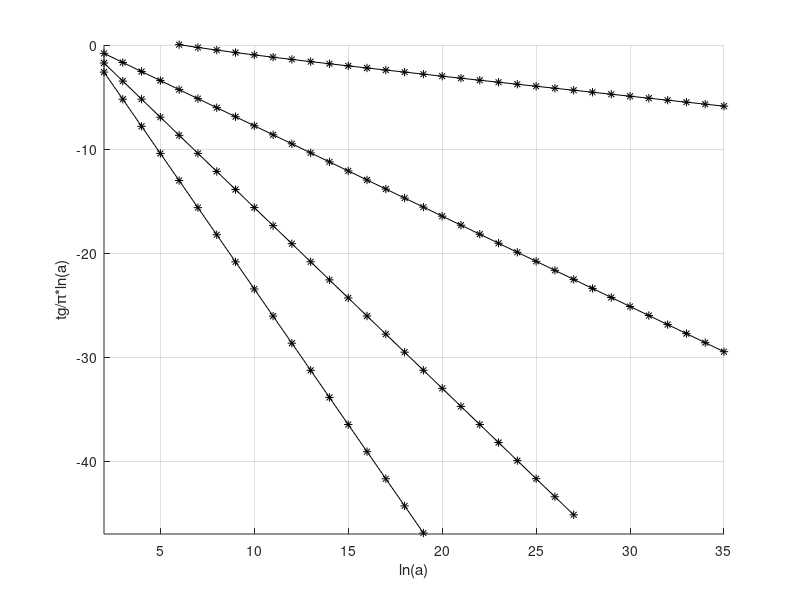

Recreate this plot in MATLAB.
%% n = 1
clc
clear all
close all

format long
%% a = 1.1

d = [4.761904761904757473939856371261288219683109834513380537581044000292281918
2.864323106014945982349844439942969276080475064321830991753696165028166975
1.93251278840337509034531704871668243617181716036267171045600709938813846
1.386673226903504828897711267003321015636311741247785443536963371786581366
1.033469263716347969744357543418801845986981631063532710398407082380431292
0.789991533397069904553517704806126021852591683957423008441153043571329514
0.614747317542262863296495712588679701203218269257397634687905204943263542
0.484657911111870286158551954073230530753773665926750662508753081906993795
0.385857707473261244785186768999971925769704876591620579112002375766347111
0.309511891205595615692134171848425908823151969407637933239026659534907817
0.249725057350200095382278523655969556684043690631634710922432037631939307
0.202414752350216300166718464036454703925417592432330082466873312507857341
0.164667390814216596261493206542113958640126202621035076865447537015989346
0.134351386383209122970977158866973973604189235393450071645512746386719937
0.109874939350245705320643612476656682893919331493274657261653188742246702
0.0900289116007789840802788774229473338576391345939353354608905781437198
0.073881710386050225115287273505739422740557206261548514826210869197868502
0.060707041821881222231138616142624100515976228470042921862041664034999023
0.049933058557565639635815147293802629988577782053907598662579690997677348
0.041105802453020508516829350402320084096145482171330733191138105149993739
0.033862426817782232780493667068346026627549231485686251534344493395977516
0.027911253611647715588660851380075521545145323780265300699282603497397612
0.023016701407494458165212698068398250415312120121543167649885919725919078
0.018987746419250884086278798428342217355195819594015270985793789506222556
0.015668987937970093435264003975602715718924107837170034931151674843004298
0.012933661901396835979907115493791960495702007081915293563613133912623389
0.010678131057683272124574099626397794782514800921854515752868795978153145
0.008817507644445544185854550372289270783733700857513335965264538966073137
0.007282153883640056184894379685551803498110635110569751014686303835922231
0.006014869238298506571352693970569673036321630159203531573945759080280638
0.004968619364095589422125693799168083890170385349010673072690305724149953
0.004104695379444518261917913930148376106146095986569506668825348229879604
0.003391217084933827247380014872412401845672291777952239064243997638048589
0.002801912553764618153717978587013792898637181981659139286701251230396906
0.002315120796886693340018084976808445804556875430630617537768643637043834
0.001912975176586661030670837660182651970772310127566658725810965998297391
0.001580733749795238949851549280509435411511222657605579065202380551710353
0.001306229377684603678578435300661851490461256169949859124508304226662488
0.001079417685050619843564832703925902369953366774491079159326472473059772
0.000892005118088683723361087543780073727646875673505785481575245193361999
0.000737142675523627273210643706331877197059649054754865168865676562710407
0.000609173558529445254615324378141351246247206911414027607900017261258521
0.000503425138536563232803874509065275777162970879395282245846179972088306
0.000416037385659966714241081277551166342791768108970947318953107065804832
0.000343821316846396676326970105732198617451926107007103625458379260183603
0.00028414217660584748698500914905650824984906035927704405630501210536405
0.000234823005289165119838434858691146697933211097181123289658215227568747
0.000194065020677411340845138544836600466974856660269767175851103826982478
0.000160381870367514779453045303217513284679129063082466631743838316301033
0.000132545330900082710333453678032740543915633970051011963615953809668446
0.000109540455586267114445124906667209383344526651894095151467473432558867
9.0528523381008337464711503625994763234122687343027290231727571064565e-05
7.4816429579163292662802174885475268389516375633506147393596492024032e-05
6.1831396697595497782759764723608094446398867401497319165730792588324e-05
5.1100079723246285555998196594319075619819437950939891650199178127833e-05
4.2231301373760218229741147914872986308307411269940332044942099173815e-05
3.4901786211047139354116307399830674625877669612484700724052806715917e-05
2.884437235525579640683398331437897338480016837652766600949363365356e-05
2.3838270262565764348569213180017132088960258730324242264370843992286e-05
1.9701012922581626264695400119136974743480041915179861590866171488187e-05
1.6281803671373634177268862184857486142461765708291249366091125506992e-05
1.345601888680363708992668160596346175611321229585257410617603824314e-05
1.1120665014569969146164826247623317991372124827543455008998741001001e-05
9.190624217108730884961817275302612347941830225356652224749882281194e-06
7.595551722134309123948910454517141165904798005669255565844927661679e-06
6.27731172850348879749167120933848829070036439396028679863858725194e-06
5.187858375219259130397139685268306048279247582707458844741503574671e-06
4.287484513755449583707427794289291976805008434253449138037562022531e-06
3.543374438145658633819612572513044281910661259442266602435409349442e-06
2.928407811693045730573100251885019724750395295805748353615518302403e-06
2.420171188631504053939513859443015650513014413774401287733265025064e-06
2.000141098063652354765822191421645239616453015681424069313128280645e-06
1.653008912309916676688039291402696095543845301938969516467814948352e-06
1.366122890684761006289949542091171466077862788522626842848642891799e-06
1.129027061258547433866392745056032481742625004684639959330908295606e-06
9.33080133185788893877734297160832513593885239739175902726825748611e-07
7.71140549432724484065646271954096077765475708036384070387280818168e-07
6.37306200606283818544210586747287301179540708299303673343910924202e-07
5.26699312983602717713507791983686400738742879917568289926736299384e-07
4.35288670411671459760930451700438509547678130840055503698349278514e-07
3.59742690522228453198485568253652264016088252677972283480359763685e-07
2.97308000296811998677726045494607499562739380453193697354124869661e-07
2.4570908541759331158795507730028551224259039110192535292226341694e-07
2.03065355930941447553700148503096724561500743216629264726873795683e-07
1.67822605531131793979513419385790478847634812273541766323127113103e-07
1.38696366379626877177352474495803117172411610161532394411542690775e-07
1.14625094933015846380470401479548267678696221513131476737279984858e-07
9.4731482562977409740895541345338849607890795003493552444672729208e-08
7.8290480874574490003168559570641024828556615408628752705785955264e-08
6.4702876358038046863628936316237737799699754046308710980949571451e-08
5.3473451263859982165514054004806742483278262020544547004109387416e-08
4.4192934743229238113778132963204941980544351981246487017488986187e-08
3.6523086437898171941817709666388855212599906095080626514199928303e-08
3.0184368870365888021546346213481071143759434817135641107385403988e-08
2.4945759337864882172723163151341510252803873635961861926212558766e-08
2.061632999090553059289535646065278860658293092298068703018623119e-08
1.7038289221096872483999717804643800420669865808357706694446808423e-08
1.4081230742395895775603232859814753820310854809660745590713490845e-08
1.1637380765970797442170140951406823679275908790284345014163972874e-08
9.617670045731766063052229414020331574938049293948463527315303957e-09
7.948487635097249154920559756336917349960693619388151147622160253e-09
6.568998041434524459493401599788918069421869021738286784170315313e-09
5.428923998384934212435225493338455314120326840571369340379110812e-09
4.486714046339148298253878005798384079013645577392729344811434814e-09
3.708028136163858918558643689706324252387654817615332316699150069e-09
3.064486062052972878002230346738759341696730058744750436179231863e-09
2.532633108525190907529436038082054885406212576105675301269244342e-09
2.093085213240887569901758042098376398861315911077904601209055433e-09
1.729822489997390130760671985166959331010290321270551393133124551e-09
1.429605363440001957532017739215904992018048075496209028002943872e-09
1.181492035768183565382054735979766484122108594771669168538526222e-09
9.76439698891371884009575193182244420366799665686476369132252883e-10
8.0697495769958468807986535479522217824062672866731645271156359e-10
6.6692145260202019421402677006355293808319332839514778277860121e-10
5.51174754187678259968148307250300856635264662202273660651540595e-10
4.55516325755223906009062969068842932678366774844171621731861808e-10
3.76459773337957862247468572022979881780424401720283852371027286e-10
3.11123779608948942757469911686180344076321639659406633324427558e-10
2.57127090579625817465093418597220662297383009657818343732338522e-10
2.1250172774746590446242774922809329676765357616217356937815899e-10
1.75621262598280696480851396673949174322792096751821951694221894e-10
1.45141539335420286849117668077260333259637558121929738423864032e-10
1.19951685399806547235302672130513642257579153899818204863803722e-10
9.9133624296426934319936498572016321046617256740654273594728925e-11
8.1928615120376161905700896219156417285837546493812288033434302e-11
6.7709599272602499643118872471110355924603058410169130636886204e-11
5.5958346505985500703382163979775470794182643682502118274979473e-11
4.6246567360115358992218085883833111292053812122299926733949489e-11
3.8220303603262308709683612040387806763618580349543567443575732e-11
3.1587027771196351217949615155455645005111644696508830514938986e-11
2.6104981629023134278807754686813677149475412435605062576092836e-11
2.1574364982619515266944146577420652275994607652782869591133387e-11
1.7830053704614015894032823467923532667156530688104829122316604e-11
1.4735581574040534818532083041856763949014140589267361248268944e-11
1.217816659010204992068934853322190676449627257521727499800644e-11
1.006460048767801750809955974059586266801335432085773463635495e-11
8.317851642702529737745676467705353043858923243350134399796458e-12
6.874257555948012471652258582805862824155458801774521289346547e-12
5.681204591689504414819715194020107945745923848025304474355382e-12
4.695210406352866794254043901442119221322553085608138974252481e-12
3.880339178802590758676951597775674036148159135448413015917409e-12
3.206891883306948501518584413066229811666551952388700555896109e-12
2.650323870500942444343038491984546152171030580094552073363468e-12
2.190350306198669749529461088303742887516035701487086714392367e-12
1.810206864626688125893041818055576576647467476221141850133444e-12
1.496038731096223552923877807838816170080004371899945945682202e-12
1.236395645533923593707742209185394931185066193215527344407469e-12
1.021814583085787888916007339857605465851564875983274026496202e-12
8.44474862054302255532591805922510152709012114698586396047168e-13
6.97913109135740591462358632728741325997691614688813127242244e-13
5.76787693500580353405185866943086011724626126477315396154577e-13
4.76684044215333995222650105844648102993581702895290558446641e-13
3.93953755549847994881082027110808093591203997756857949650232e-13
3.2558161615688904402581384071468551504237824699303322327283e-13
2.69075715832132782550802285204542759249161570650644675647588e-13
2.22376624654650457281502513673959474526407790300486584429813e-13
1.83782334425327717273464524267402990778423244580993654922851e-13
1.5188622679778928523385506659036649571134323175253139237027e-13
1.25525807270898718213999815183867659682591204043108179682629e-13
1.03740336587518562438095878418979664046472968768971379002088e-13
8.573581536158487647043917203082188104586493408326219255203e-14
7.085604575337544245636222819435880335306538462120234839645e-14
5.855871549865705515905080663014140729905036530435726578394e-14
4.8395632643517997032880265676989002399716147985387644906412e-14
3.9996390614477525030589136087437827162125170562513600822294e-14
3.3054868276427597474889394431681738015708595680018837630766e-14
2.7318072955725211844607280611971133302570948393926449774516e-14
2.2576919798119957708376634050232253543174896822566756806191e-14
1.8658611403404887631272586326322127436218003248189009791794e-14
1.5420340002813931634741822778710738770201399674802927330993e-14
1.2744082646953645017267094633593843083728340358237569605128e-14
1.0532299708226140665206238222954780756381696244652884942944e-14
8.704379924153826655350944419034787542265095602352736162677e-15
7.193702416656049008018105565486391371820275191973114614755e-15
5.945208608806647754045734914432147943570608578042779311207e-15
4.913395544468300841529497190200028571541322496425467260015e-15
4.060657474767188555557947031850168788923717719746689413134e-15
3.355915268402633557785268309312647282776389953568642517876e-15
2.773483692894737298692813141753327891035661169757080555609e-15
2.292135283384079542754942631429862733063903578872368324875e-15
1.894326680482709719017894172652394285907052299652314485756e-15
1.565559240068354653968621231043546184828256388098370590185e-15
1.293850611626739015432538768094694396594643842393464865831e-15
1.069298026137800557874026261880317765671424018596809621196e-15
8.83717376973388673887598307136066942925858927595392053858e-16
7.30344939647428487478828150339064111830764695285688632821e-16
6.03590859212750684007311330259363450457440816013804682479e-16
4.98835420836983932169126849532330474790500806585519817285e-16
4.12260678377672588489482688728742551719525063823778769463e-16
3.40711304444357445097266682229299054443006769428089849943e-16
2.81579590449882133025294626988922373080925772880241024168e-16
2.32710405330481058948227566565179642133413825161144938691e-16
1.92322649033455386046068114086329279194729579372471091174e-16
1.58944338044177976928723195772181281543465912468948496832e-16
1.31358957061304090311839994361251671573863232770082408798e-16
1.08561121538267824581826600239220387612047252049986769099e-16
8.9719935155593228202552721189412253266798830823047799351e-17
7.4148706740159680232893984024663573887925093845458489575e-17
6.127992292575179159262519957984329212113261354261935578e-17
5.0644564401447753224638793915797222378043280638552058554e-17
4.1855011902022929623783937034659470348764779877847611653e-17
3.4590918927291671675347247636573210774550584923574700193e-17
2.8587536303546831401156269370884626325588044460276242923e-17
2.3626063060782501421869332263059044434770691589890953562e-17
1.952567195105991534110106844885957968545570428592460652e-17
1.6136918967818109221503339574054180205975297435126605972e-17
1.3336296667618269913348291498833863654592432387289932561e-17
1.1021732783155593178299716009736839412558361271075160197e-17
9.108870068723629247019395086849783523933921978747049534e-18
7.527991792333576669040978083376552377099843227395943466e-18
6.221480820110392932989973908990765068323391528538696665e-18
5.141719686041646219224877951164301234979028668213267765e-18
4.249355112431111889940427636329365569356894120218412271e-18
3.511863729281910084551110065232116539401497233199558837e-18
2.90236671841480125327461539228184789362449689867698784e-18
2.398650180508099821420362455490530333400491212370936657e-18
1.982355521081073912080781274080458831437420689609729869e-18
1.638310348000887265824428030894039847994333627390450356e-18
1.353975494215609091775079793658723798120596139431927045e-18
1.118988011748437085108836220248953338465213302963774325e-18
9.24783480783832152321077716752777944032978856576804104e-19
7.64283868416390085052412844804899791151348450629829244e-19
6.31639560674702447590613710191543027598104650989568566e-19
5.22016165846861442609680794806346366244168295469288169e-19
4.31418318881703601892119049539988485608327591455566765e-19
3.56544065191490522486825571066466235518880489885591663e-19
2.94664516687182202396376991767676350019816979416695694e-19
2.43524393956348888268656077950722858421544883116681509e-19
2.0125982971599078424626331264073490335707596959544167e-19
1.66330437781810538629949741269101518214004637801049442e-19
1.3746317172050455517981498919086016123599412988679422e-19
1.13605927041739283454394918390927780932673479327333396e-19
9.3889195902263855460746025170816534456083514104050414e-20
7.759437677873044652741367889325967759943932884960102e-20
6.4127584114653251236742861183449362629454941954778326e-20
5.2998003400539868496404689592600000217066443280195872e-20
4.3800002810363520609666372722790147149450159666779075e-20
3.6198349430052490525938265415085264951466497055303214e-20
2.9915991264506185686176064955417056147093941381729001e-20
2.472395972273238087195251049208967093080600096302824e-20
2.043302456424163378455106089724936642980983260784424e-20
1.6886797160530273127975813234973220533765337140670164e-20
1.3956030711182041653682192136062056343562584757317292e-20
1.1533909678662842479297164358311291212935449264104173e-20
9.532156759225488112983812726586709592394619596651645e-21
7.877815503492137664179684153319593094829547823438492e-21
6.510591325200112720669531668496233055658416188174438e-21
5.380653987768687329992096388518269749393167995036229e-21
4.446821477494782199243165979403785522021481268877952e-21
3.675059072309736761270924029303287380940551273871273e-21
3.037238902735319146938555892056611880381335498196034e-21
2.510114795649023683027501747465458926225207931503001e-21
2.074475037726465518740607926533126227973560386888379e-21
1.714442179939227424578140365379633081729216275867518e-21
1.416894363586138138609760542944378561258036035834372e-21
1.170987077343915627933556594151628205327592882269784e-21
9.67757915160260693251467643652462363610705699279285e-22
7.99799929884512840471971717927010969096598209327736e-22
6.60991677590506372987307341291368875326686947000245e-22
5.46274113711162203508859207996992203645040026304413e-22
4.51466209678646376274938799854214949335397134079711e-22
3.73112569982352316833888911182493513933317235054215e-22
3.08357495853183683124837882090020076500337251081933e-22
2.54840905663788126718271061307158471331448220566613e-22
2.1061231873040337649981516440982038598150263645602e-22
1.74059767545787886354267141389563980628446085726984e-22
1.43851047558502362186675720454946692959810157207802e-22
1.1888516327148953632777031284580886390500424499088e-22
9.8252201050817782751539320173500665950388504482258e-23
8.120016615770063378932793839707420652584548785181e-23
6.710757533694266171616311885691840356205930408304e-23
5.5460806063588967668729526057939237437664625190639e-23
4.583537691205699067151314499155484225039215863051e-23
3.7880476786823953115451353557952282513188742087028e-23
3.130617916266441900681590004260113784141545245903e-23
2.5872875341044970207665558433394575771692993565595e-23
2.1382541604169393412837077196939002524449026324073e-23
1.7671521986916851206475088796374440221558144043648e-23
1.4604563625551114341119215847149134266339665666478e-23
1.2069887293843894200555575309023440142729137033388e-23
9.975113465986687811095744353349909586966270149088e-24
8.243895426435277851441928837947567098449761623149e-24
6.813136716062212000132316638647977882574796378744e-24
5.630691500877860247850746775395800933670255412932e-24
4.653464050312280445096981893633748818200159964059e-24
3.84583805810932206084553639731761407560073551162e-24
3.178378560420926809746066855416548284262605451834e-24
2.626759140843740740891978412932908416949452445743e-24
2.170875323011355633640134582041004604238699693133e-24
1.79411183719946717609258067730834052907479264925e-24
1.48273705553674949286518046668692988923242266899e-24
1.225402525236982854068134755784974381724801161971e-24
1.012729359699985666265764409724081965702622753703e-24
8.36966412975194630349713227384293194568763677505e-25
6.91707779318342558008702694163303614267124934073e-25
5.71659321750696236617271567542153767256786200579e-25
4.72445720455120780414653716146320391911403858011e-25
3.9045100864059562324034589849460860607882400336e-25
3.22686784000492198502140127896172939760891539487e-25
2.66683292562390203630102597562983514664533452767e-25
2.20399415340818314515885635971202442737678837341e-25
1.82148277141172131342354103173727069234238963964e-25
1.5053576623237363795684126382848290215208698714e-25
1.24409724158986457559730725868042898876944026567e-25
1.02817953850402014437338360140045343734078404961e-25
8.4973515578844626308741278520471728821340751449e-26
7.0226045932929431889772238251200354570097687981e-26
5.8038054490024314503454366604635198195563658167e-26
4.7965334289276285232284221705644959143592487045e-26
3.964077213989774998884874664909274708140421181e-26
3.2760968710659292220975169193714671147854893828e-26
2.7075180752610980934301729950901597821497077994e-26
2.2376182440174360795051579333444678271159942822e-26
1.8492712760474675356685398569786865794820099298e-26
1.5283233686342704438308233872184692992440151244e-26
1.263077164160553881840074271263005757007279562e-26
1.0438654249260774197269014067047374310303634522e-26
8.626986982860142571539014638207361569549500301e-27
7.129741308148877006936275772761380219843845145e-27
5.892348188552789963285822507267162059434517975e-27
4.869709246737842158469650089145715156257077889e-27
4.024553096477554852954532278491157800706931782e-27
3.326076939237648101687260450192124398111405614e-27
2.748823916725328565759605225868932705046927723e-27
2.271755303078783571785386378363239486248332574e-27
1.877483721552713392501215634091396464124620727e-27
1.551639439299762883728949836902116421890714635e-27
1.282346644049390605916838311215166981242884454e-27
1.059790614916851569284747541925502220780907803e-27
8.75860012327976362101120647680445740065378159e-28
7.23851249857831587323245970547315193963759979e-28
5.98224173436224355727842771023986079998365124e-28
4.94400143335722528200350751546653048987754435e-28
4.08595159781588800298481010672264907527649389e-28
3.37681950232717962244363973966890079813346005e-28
2.79075991927866039432333724698554426356150318e-28
2.30641315642864458153052141114914409088062906e-28
1.90612657556086298270645759717024458243017364e-28
1.57531121947178733462134142068184137682272961e-28
1.30191009873701411589180291024809528660059292e-28
1.07595875928678835177707917637507865548520404e-28
8.8922211511304808101135762351626140528726135e-29
7.3489431001078341935004868010616435992553521e-29
6.0735066943039942204477848668046427157796599e-29
5.0194270200859448261615685833811007148551734e-29
4.1482867934594578641234964243927183040279431e-29
3.4283361929417001605199732009791900588390608e-29
2.8333356966460327329655342680737038133039058e-29
2.3415997492942415499328049502587397005276283e-29
1.9352064043754059271032400187637853192242099e-29
1.5993441358474426566880922717533685112257952e-29
1.3217720130970598334006852529254140165173473e-29
1.092373564543024479298931794453415588959689e-29
9.027880698702680189213371283308125607335003e-30
7.461058428679899777957134458356884249755801e-30
6.166163990644544275283719763240743558545538e-30
5.096003298053341553329326800196029635955244e-30
4.211572973597802256521583971547666889574147e-30
3.480638821155207914386248487460988881912756e-30
2.876561009219179630006923958524784956051501e-30
2.377323148115024103702279551782561917585033e-30
1.964729874475226214707050444920210085331678e-30
1.623743697913409832585740403366127063684078e-30
1.341936940424305430059723605550759312275827e-30
1.109038793739095217648241733319687491239783e-30
9.16560986561235569051991932783128335818774e-31
7.57488418645649108296959732077438029184793e-31
6.26023486484007426423502915500369638231301e-31
5.17374782218187872172609448650760614278633e-31
4.27582464643130403820921950215774293397807e-31
3.53373937721595317993321270840712916670941e-31
2.92044576629417571014900298391383182814017e-31
2.41359154239188036242563658775514084979515e-31
1.99470375404287601046447481247470257812728e-31
1.64851549920898817218659413429263892497168e-31
1.36240950347850240163040980156356582379657e-31
1.12595826733760510877603825423231859796692e-31
9.3054402259306192309787773012402731958587e-32
7.6904464677112543208853620857756733840656e-32
6.3557408824059942801473936494436702685847e-32
5.2526784152115646725437679369269390524001e-32
4.3410565414971601853756743682988672775421e-32
3.5876500342951731275632606291343509602776e-32
2.9650000283431178084334487585869688916279e-32
2.4504132465645597765492012259763165823436e-32
2.0251349145161647775531851294099562046445e-32
1.673665218608400372330788142024181071848e-32
1.3831943955441323157484613742792029509229e-32
1.1431358640860595804798090980575470953534e-32
9.447403835421978478332605373851597381787e-33
7.807771764811551200578386080703601263866e-33
6.452703937860785074152783223104226384778e-33
5.33281317178577192737610152288048616374e-33
4.407283613046091790244780635807203977428e-33
3.642383151277761221922183206539809161693e-33
3.010234009320463333656788125466721752357e-33
2.487796701917737890531551659703279383161e-33
2.056030332163419412218815363787707813413e-33
1.699198621622660396856759900149417540292e-33
1.404296381506330679717604127262225164094e-33
1.16057552190605822557191630654955787689e-33
9.59153323889304163763700483025942875749e-34
7.92688697429176866837128184671428408405e-34
6.55114625974526230436548192083649835842e-34
5.41417046259938945986830748010818106667e-34
4.47452104347056907896716514134363435289e-34
3.69795127559551103833907262715296734598e-34
3.05615807900455408360998660008909668813e-34
2.52575047851615999180186322714243667119e-34
2.08739708968277651564242301663158751317e-34
1.72512156172130262690506222888028312665e-34
1.42572029894322508125664275980461032951e-34
1.17828123879605359588555084067729150312e-34
9.7378614776533339306417903833882463586e-35
8.0478194030192829405818943231845245208e-35
6.6510904157184145793090760283922530746e-35
5.4967689386102590952435574267141586751e-35
4.5427842467853373616422059807950497679e-35
3.7543671461035839901172056083232799869e-35
3.1027827653748623006908337696028880486e-35
2.5642832771693072724230783042021132634e-35
2.1192423778258734366320820069549844465e-35
1.7514399816742752846298578071315300183e-35
1.4474710592349380180125587519576142447e-35
1.1962570737478824663346403029171956425e-35
9.88642209708993614177502977649568818e-36
8.17059677445449135970854479196713385e-36
6.752559317730983504350621852892498723e-36
5.580627535314861499091629673917957269e-36
4.612088872161041816440957498905369587e-36
3.811643696000860389792751907974113056e-36
3.150118757025503945671452967524675175e-36
2.603403931426035898321311738128382367e-36
2.15157349704631031231895678423843289e-36
1.778159914914305756089490398389956765e-36
1.469553648689508652016707432404850658e-36
1.214507147677279681572975538627058475e-36
1.003724915435768169790272983634409468e-36
8.29524723500634717108310183760091537e-37
6.85557622727797176157890471234916379e-37
5.66576547708923194586301992504591168e-37
4.68245080751176118257617138406624203e-37
3.86979405579484332762208051760935744e-37
3.19817690561557248157189768644280035e-37
2.64312140959964625215630236362797466e-37
2.18439785917326101266748756029239069e-37
1.80528748692005013216250844845996365e-37
1.49197312968599160382888772722599575e-37
1.23303564436858790321936757616329028e-37
1.0190377226186675240503204659102717e-37
8.4217993604848542203108306347903367e-38
6.9601647607312833567721178498014226e-38
5.7522022815961010199299120741837424e-38
4.7538861831372728035307703149999582e-38
3.928831556311795071918055972134438e-38
3.2469682283568549079177202069813803e-38
2.6834448168238465988695675875988867e-38
2.2177229891106166665530129434665426e-38
1.8328289166203440573282988242163523e-38
1.5147346418349948448325755799240927e-38
1.2518468114338798355967141634108896e-38
1.034584141680892259705763549975575e-38
8.550282162652000771865568577614316e-39
7.066348894753718511007435805269938e-39
5.83995776425927055927076892538873e-39
4.826411375420883985675462487462776e-39
3.988769731752796043310449951249135e-39
3.296503910539500334699686781890142e-39
2.724383397140082485837718163390587e-39
2.25155652656205128190484411593066e-39
1.860790517819876795305455537220476e-39
1.537843403156922726768015452147059e-39
1.270944961286712795675172111570244e-39
1.050367736600588921115428988473596e-39
8.68072509587263434211957193913467e-40
7.17415297179556444405738587980855e-40
5.92905204280625067820166269227881e-40
4.90004301058367748267843362870022e-40
4.0496223227964270437749941971683e-40
3.34679530809622018163429862214915e-40
2.7659465356167104707489523041615e-40
2.28590622778240500087823758142024e-40
1.88917870064661474260434787207792e-40
1.56130471127819368571742659639058e-40
1.29033447213073831359508114048188e-40
1.06639212572788267321945492015314e-40
8.8131580638667969726970640031165e-41
7.2836017056750371141992871728574e-41
6.0195055418801944849118580469564e-41
4.9747979684960272150338940088449e-41
4.1114032797487816994196861277066e-41
3.3978539502056126139004379597693e-41
2.8081437605005065180539601231156e-41
2.3207799673557907802031815017266e-41
1.9179999730213149957973183000651e-41
1.5851239446457151965223076235237e-41
1.3100197889634013275389117726632e-41
1.0826609826143816096647995471753e-41
8.947611426565140779459209443746e-42
7.394720187243921508630374021093e-42
6.111338997722252658189632240926e-42
5.050693386547318926100122980479e-42
4.174126765741589147930151449243e-42
3.449691541935200818782704203936e-42
2.85098474540099549970531979875e-42
2.356185740000825711509987996482e-42
1.947260942149445619332190824762e-42
1.609306563759875189379014556302e-42
1.330005424594940844673540550589e-42
1.099178036855325572470952305487e-42
9.08411600706912670133249214096e-43
7.50753389013983612555125795084e-43
6.20457346292554373632301780872e-43
5.12774666357488629192761294156e-43
4.23780715997929916106187591396e-43
3.50231996692509253975297376147e-43
2.89447931150839058387141649722e-43
2.39213166240367603989476983146e-43
1.97696831603614127444263536163e-43
1.63385811242660641740889895672e-43
1.35029596068318726034366945362e-43
1.1159470749448224910274834659e-43
9.2227030987179200688276140957e-44
7.6220686766267422866049300272e-44
6.2992303112621167615205676203e-44
5.2059754638533199383838970176e-44
4.3024590610361178890401611542e-44
3.5557512901127967782339652972e-44
2.9386374298455756193446344645e-44
2.4286259750792646177327072142e-44
2.007128905024449897049944633e-44
1.6587842190287237549097617815e-44
1.3708960487925496308180917947e-44
1.1329719411520776690520902654e-44
9.363404472343336031766658197e-45
7.738350803592328538185010938e-45
6.395331242648143554666719809e-45
5.285397721206213192691641255e-45
4.368097290262036148769509436e-45
3.609997760555692147161978257e-45
2.983469223607907812205483812e-45
2.465677044311843646200365971e-45
2.037749623405649901458290946e-45
1.684090597863000747422887541e-45
1.391810411463793467259353432e-45
1.150256538406288862918465559e-45
9.50625238358470354886748926e-46
];

N = 2:length(d) + 1;
tg =  min(log(d))/max(N);
grid on, hold on
plot(N, log(d), 'k*-');

%% a = 2

d = [0.333333333333333333333333333333333333333333333333333333333333333227979809
0.079365079365079365079365079365079365079365079365079365079365079291067351
0.019607843137254901960784313725490196078431372549019607843137252795997668
0.004887585532746823069403714565004887585532746823069403714564981121796667
0.00122100122100122100122100122100122100122100122100122100121982627188134
0.000305194408838430079960935115668680949765000305194408838431158995407296
7.6295109483482108796826123445487144274052033264667734798554945681964e-05
1.9073559087978698649210545389348561662909175526334863032987308739883e-05
4.768376129509095677467038600004768376129509095677467039716698390736e-06
1.192093179724974566692010567667619625954538811335280260578341051824e-06
2.98023241640522577793751823529709787947522875518970221844858611346e-07
7.450580707946132241876903800322172050508440293497447520340616237e-08
1.8626451561698509610066226162263103433933494366457665459633832502e-08
4.656612877414201272105985574522973573322383289525642124754167697e-09
1.164153218540398687715734980934237824039123445758392091316778032e-09
2.91038304584277695078884582912950111955459585410743422715046981e-10
7.2759576142893050217286407863390725220428295509488161643302571e-11
1.8189894035524739207305264205232761975658769231734884433668866e-11
4.547473508868777092637964212456279678201514143146877179967253e-12
1.136868377216418791335221708048114856344011085379567893869613e-12
2.8421709430405623021978863427137979378098130949872767244202e-13
7.1054273576011028329071109667272723287249892688767985623462e-14
1.7763568394002567755650524370621765692577194150571983129212e-14
4.440892098500630105999052777425811554803638459584849008696e-15
1.110223024625156786942664549657064241886439338805853771676e-15
2.77555756156289150513347472120592757857530770344034785764e-16
6.938893903907228473944195144929420942306252157559041009e-17
1.7347234759768071004304555576020187999621553592658426354e-17
4.336808689942017739791393126111086874465734265946167128e-18
1.084202172485504434242551671034399213070505490069605837e-18
2.71050543121376108516556879602764021706676468735023946e-19
6.7762635780344027126384155015951269079652782310248722e-20
1.6940658945086006781423847198691583748222532475837137e-20
4.235164736271501695345199827466881341945470739120191e-21
1.058791184067875423835627333603844423311187639504515e-21
2.6469779601696885595886479444703136130930119049392e-22
6.617444900424221398971357117713723129996046069149e-23
1.6543612251060553497428228579620519758424831754722e-23
4.135903062765138374357046881488643187007907852302e-24
1.033975765691284593589261078908630373951702121858e-24
2.5849394142282114839731522963569594702777928461e-25
6.4623485355705287099328804903209594923931550044e-26
1.6155871338926321774832201069196467517711735859e-26
4.038967834731580443708050257511919427908537817e-27
1.009741958682895110927012563766657553067269484e-27
2.52435489670723777731753140903670160875634434e-28
6.3108872417680944432938285223665458712062282e-29
1.5777218104420236108234571305847349570336714e-29
3.944304526105059027058642826499015850622194e-30
9.86076131526264756764660706651459929198388e-31
2.46519032881566189191165176679146174531147e-31
6.1629758220391547297791294179676821763744e-32
1.5407439555097886824447823550948786169146e-32
3.851859888774471706111955899992585605076e-33
9.62964972193617926527988975154292824589e-34
2.40741243048404481631997248557478688932e-34
6.0185310762101120407999312325890142676e-35
1.5046327690525280101999829673839322278e-35
3.761581922631320025499955634000493838e-36
9.40395480657830006374990785511921805e-37
2.35098870164457501593746817683093049e-37
5.8774717541114375398299717838391289e-38
1.4693679385278593849521652117832345e-38
3.67341984631964846234671205802158e-39
9.18354961579912115564619008930935e-40
2.29588740394978028876917970184395e-40
5.7397185098744507209716166906552e-41
1.4349296274686126796471083294071e-41
3.587324068671528677749734549315e-42
8.96831017167880803971783781424e-43
2.24207754291969246799871186751e-43
5.6051938572991623255708759549e-44
1.401298464324742160090873942e-44
3.503246160811503525136823955e-45
8.75811540202626456443056667e-46
];

N = 2:length(d) + 1;
tg = [tg, min(log(d))/max(N)];

%% a = e
d = [0.156517642749665671071740759759042412231388607796332642311435326757694689
0.020846063290155942131281924186593194832749716703163144556500875309807493
0.002815159185267124799824505400058322868105790462816118625242442302745262
0.000380879849583415890113089593429258779238911806808048569058313559160514
5.1544458815913691714455593076633045158021979352903313093998666473352e-05
6.975746872965644250875102579157869198493243338041688180137605557182e-06
9.44064000063234906732282535862505747116279004734954226000943007535e-07
1.27765156409832597489311957513687024556775158205746001092591849838e-07
1.7291133402790885285071829187303846091068928536420307669043414406e-08
2.340100432378216376472792839734082195981379216356808968760302178e-09
3.16698154741639614285234679539421075300743592534705992831274864e-10
4.2860434471073335261320176024154704399873234202330737919587043e-11
5.800529038761363832855083099867009433281398390030087405847817e-12
7.85016240382496684776480181692953977447351333436684188158729e-13
1.06240395237497438068756145203144965891146598671982878273143e-13
1.4378073980636237983550159672120227862881196362536765980679e-14
1.945860714566373899659269612283781978121896870652457482581e-15
2.63343610944837750912564277982696106885623004389758382846e-16
3.5639682175771957911018640047334503344386660973901894553e-17
4.82330648172095530051965651518749326236432479046847085e-18
6.5276354884069541220246778311698468215420124926328243e-19
8.8341939768891985379224780598215768332104154560068109e-20
1.1955781440294776885149238835085494376011685603241973e-20
1.61803906753733103555832999951200169191366739059782e-21
2.18977775493069411413115133311088595174429713959733e-22
2.9635419268877937408775807723695495790479408322132e-23
4.010717860589365506888478686320838736477098485763e-24
5.42791637645003134820481931561549712462297169845e-25
7.3458860019151351120987201420475356508869696537e-26
9.9415756269305331938203137960655668193541536e-27
1.345445953288849244990403155743220798974538234e-27
1.82086309167900801488240971713385987820411846e-28
2.4642702224747283875712924263486263842202904e-29
3.335027085301679730469986360464579144193197e-30
4.51346835191077750898543998361708776053319e-31
6.1083151778533262642350625388360208449428e-32
8.266705646932802275590461445238944268151e-33
1.118776950161356473164611238964222539322e-33
1.51409995428680915870938973932968506642e-34
2.0491114616194766843663434625542121751e-35
2.773170800416613238125065123626991984e-36
3.75307855737886318573077582805377168e-37
5.0792394957212626184588877370561441e-38
6.874003157800269686158546748868675e-39
9.30295164330269645976636557105553e-40
1.25901759558288204662895767745132e-40
1.7038950289808845330962180275745e-41
2.305971163525844298210067635771e-42
3.12079260551231527626016201286e-43
4.223533511897359301257484356e-44
5.715931040919558658653384917e-45
7.73567146383802106415739705e-46
];

N = 2:length(d) + 1;
tg = [tg, min(log(d))/max(N)];
plot(N, log10(d), 'k*-');

%% a = e^2
d = [0.018657360363774047014430300915593001551885013545911762760882209106984487
0.000341608939173704093465306515114141489660031793852901084010342825126799
6.25674823215172343429860694030630898839766340502307702463677698234e-06
1.1459632857789828771092889827339966025405995688340703899265531014e-07
2.098904967960584779662319804589308932987121159658063016963383576e-09
3.8442785453511567444003835435970362096799761127760342564648065e-11
7.04104176243123153194082282263727621234844197809718246861703e-13
1.2896117832118530623549274311033032986589494608104379802785e-14
2.36200637279648425218682290449667602791856679229010513864e-16
4.326165577702924852679276886879733682044431150152331572e-18
7.9236486494078857797264854722261510866490539832644993e-20
1.451266873437611305942210257689365591202953275863266e-21
2.658087998506557812338387423541732450469814132808e-23
4.86845799151243096500132233371397267902408997713e-25
8.91689185175137760987493245012314882991261013e-27
1.63318571166574460993530969396716669737126477e-28
2.99128397331101185456565296579617877146306e-30
5.4787277068822461923236376069477188842156e-32
1.003463982489579026328443983692960144792e-33
1.8379083941130207256763925709667694473e-35
3.36624664571474271575358562296881029e-37
6.165495797332392919159536390860125e-39
1.12924994593948322434550890979513e-40
2.068293422495016868901718433663e-42
3.7882115442362843247252585377e-44
6.93835146783658573602819979e-46
];

N = 2:length(d) + 1;
tg = [tg, min(log(d))/max(N)];
plot(N, log10(d), 'k*-');

%% a = e^3

d = [0.002484911656844585501243337637710701607650139964233645686436761673596785
6.159442426881105562787565843952800158744596797108706183612877202572e-06
1.5267731090731795969982760177511852977950512963391114190987269642e-08
3.784492167248291789110222653814496429185189188963719287766879e-11
9.3808181971426116207279545383897561703573627897555003459977e-14
2.32527235250786269546222349496220078406352460508572637599e-16
5.76377390512096842326021382374393885182241375455429486e-19
1.428696711313135705257721024474827895634530616321962e-21
3.541385082963502969905891541442431861841855306503e-24
8.778215982809555134771743595988001205840162694e-27
2.1759021974636601147396041761998974893268595e-29
5.3935223081761598491873820171223232136898e-32
1.33692051612902175941421795767971142278e-34
3.31389463938472396945822664877124512e-37
8.21432355061786129701013218569153e-40
2.036127238093575314691118160237e-42
5.047054823394110143707853063e-45
1.2510398129261632211762748e-47
];

N = 2:length(d) + 1;
tg = [tg, min(log(d))/max(N)];

a = [1.1 2 exp(1) exp(2) exp(3)];
k = pi*tg./(log(a));

xlabel('ln(a)'); ylabel('tg/\pi*ln(a)');
plot(N, log10(d), 'k*-');
axis([2 35 -47 0]);